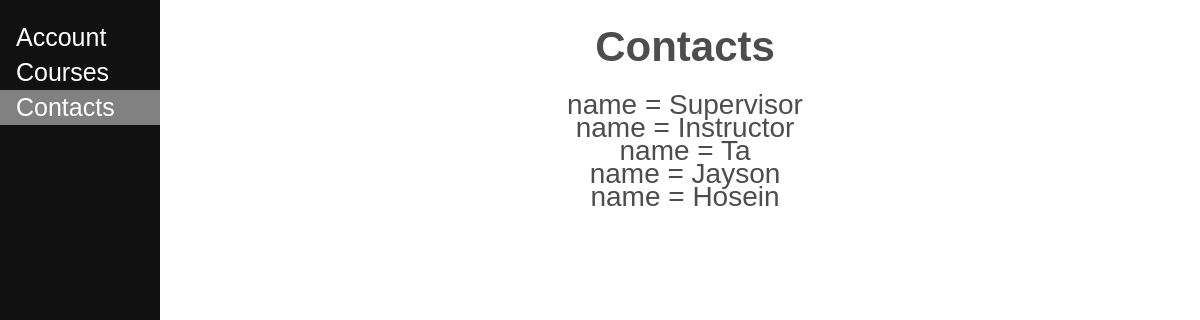
Before: /contacts/ with the older database file.
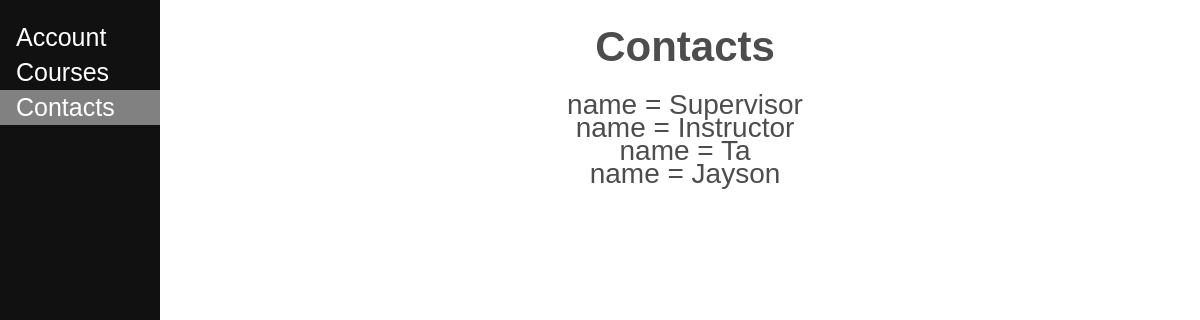
After: the same page with the newer database file.
### ourapp/models.py (models this page shows, shortened)
class MyUser(models.Model):
    first_name = models.CharField(max_length=100, default=None)
    last_name = models.CharField(max_length=100, default=None)
    password = models.CharField(max_length=100, default=None)
    address = models.CharField(max_length=100, default=None)
    email = models.EmailField(default=None)
    phone_number = models.CharField(max_length=15, default=None)
    role = models.CharField(max_length=100, default=None, choices=Role.choices)

### ourapp/views.py (the view, shortened to what this page needs)
# urls.py: path('contacts/', views.Contacts.as_view(), name='contacts')
class Contacts(View):
    def get(self, request):
        accounts = MyUser.objects.all()
        return render(request, "contacts.html", {"accounts": accounts})

### ourapp/templates/contacts.html (shortened to what this page needs)
<!DOCTYPE html>
<html lang="en">
<head>
    {% load static %}
    <link rel="stylesheet" href="{% static 'styles.css' %}">
</head>
<body>
    <div class="sidenav">
        <a href="/account/">Account</a>
        <a href="/course/">Courses</a>
        <a href="/contacts/" class="current">Contacts</a>
    </div>
    <div class="main">
        <section>
            <h2>Contacts</h2>
            {% for i in accounts %}
                <div>
                    name = {{ i.first_name }}
                </div>
            {% endfor %}
        </section>
    </div>
</body>
</html>

Changed rows visible on the page:
removed MyUser: first_name "Hosein"
